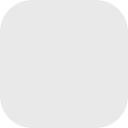
<?xml version="1.0" encoding="UTF-8"?>
<ui version="4.0">
 <class>FloatingWindow</class>
 <widget class="QWidget" name="FloatingWindow">
  <property name="geometry">
   <rect>
    <x>0</x>
    <y>0</y>
    <width>128</width>
    <height>128</height>
   </rect>
  </property>
  <property name="minimumSize">
   <size>
    <width>128</width>
    <height>128</height>
   </size>
  </property>
  <property name="maximumSize">
   <size>
    <width>128</width>
    <height>128</height>
   </size>
  </property>
  <property name="windowTitle">
   <string>Form</string>
  </property>
  <property name="styleSheet">
   <string notr="true">border-radius: 32px;
background-color: rgba(255, 255, 255, 0);
</string>
  </property>
  <widget class="QPushButton" name="pushButton">
   <property name="geometry">
    <rect>
     <x>0</x>
     <y>0</y>
     <width>128</width>
     <height>128</height>
    </rect>
   </property>
   <property name="minimumSize">
    <size>
     <width>128</width>
     <height>128</height>
    </size>
   </property>
   <property name="maximumSize">
    <size>
     <width>128</width>
     <height>128</height>
    </size>
   </property>
   <property name="styleSheet">
    <string notr="true">QPushButton#pushButton{
border-image: url(:/Image/source/image/settings-button-border-image.png);
border-radius: 32px;
	background-color: rgba(200, 200, 200, 100);
}
</string>
   </property>
   <property name="text">
    <string/>
   </property>
  </widget>
 </widget>
 <resources/>
 <connections/>
</ui>
